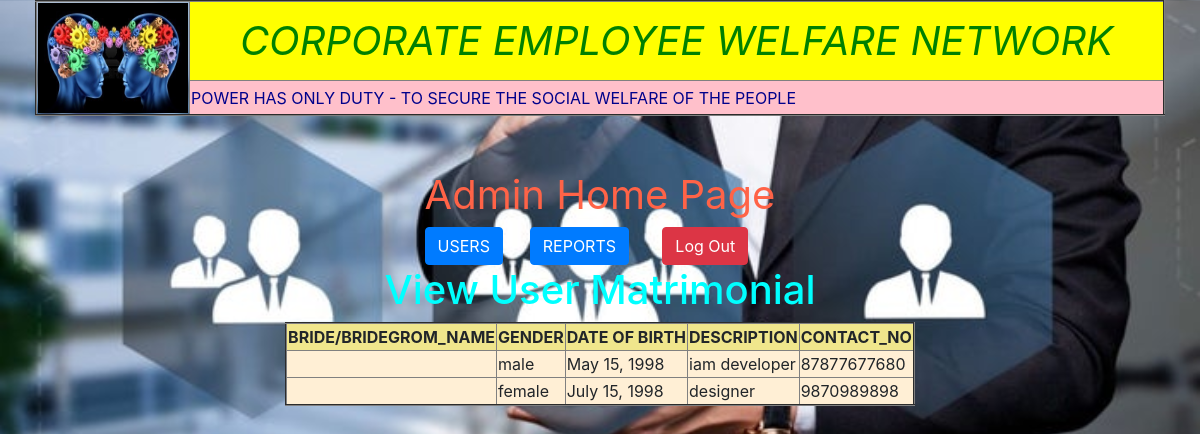
The app's page /viewmatrimonial/ with its own data.
### app_wlfare/models.py (models this page shows)
class matrimonialModel(models.Model):
    brifegrom_name=models.CharField(max_length=40)
    gender=models.CharField(max_length=10)
    dob=models.DateField()
    description=models.CharField(max_length=100)
    contactno=models.IntegerField(unique=True)

### app_wlfare/views.py (the view)
# urls.py: path('viewmatrimonial/', views.ViewMatrimonial.as_view(), name='viewmatrimonial'),
class ViewMatrimonial(View):
    def get(self,request):
        mm=matrimonialModel.objects.all()
        return render(request,"viewmatrimonial.html",{"mm":mm})

### templates/viewmatrimonial.html
{% extends "adminhome.html" %}
{% block adminhome %}
    <h1 align="center"style="color:cyan">View User Matrimonial</h1>
    <table align="center"border="2"style="background-color: papayawhip">
        <tr style="background-color: khaki">
            <th>BRIDE/BRIDEGROM_NAME</th>
            <th>GENDER</th>
            <th>DATE OF BIRTH</th>
            <th>DESCRIPTION</th>
            <th>CONTACT_NO</th>
        </tr>
        {% for x in mm %}
            <tr>
            <td>{{ x.name }}</td>
            <td>{{ x.gender }}</td>
            <td>{{ x.dob }}</td>
            <td>{{ x.description }}</td>
            <td>{{ x.contactno }}</td>
        </tr>
        {% endfor %}
    </table>
{% endblock %}

### app_wlfare/static/css/comon.css (style rules this page uses)
body { background-image: url("../images/welfare.JPEG"); background-size: 100%; }

### records on screen
matrimonialModel: gender "male", dob "May 15, 1998", description "iam developer", contactno "87877677680"
matrimonialModel: gender "female", dob "July 15, 1998", description "designer", contactno "9870989898"
